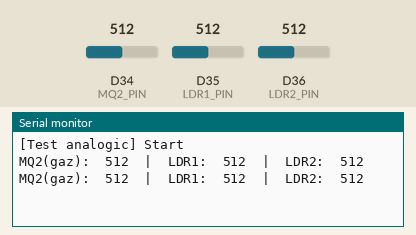
Recording of a sketch running on a simulated Arduino Due. Shown: the last lines printed to the serial monitor. The inputs (shaded band) are chosen by the test bench; at power-on: D34 (MQ2_PIN) = 512, D35 (LDR1_PIN) = 512, D36 (LDR2_PIN) = 512 (analog values on the 0–1023 scale).

Above: at 1.5 s.
1.6 s: D34 (MQ2_PIN) set to 105
At 2.9 s:
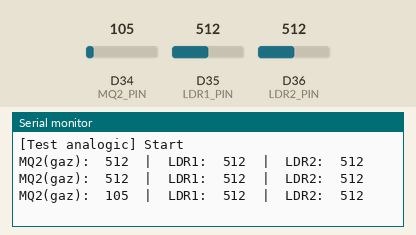
3.1 s: D34 (MQ2_PIN) set to 95
At 4.1 s:
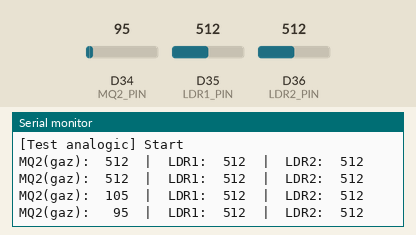
5.8 s: D35 (LDR1_PIN) set to 108
At 6.8 s:
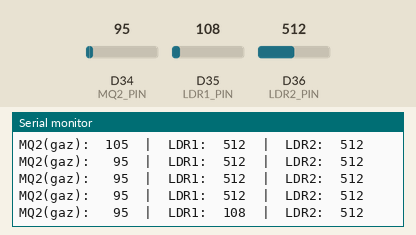
7.3 s: D35 (LDR1_PIN) set to 91
At 8.1 s:
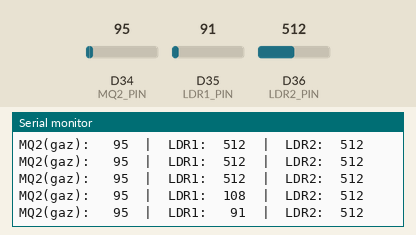
9.8 s: D36 (LDR2_PIN) set to 109
At 11.1 s:
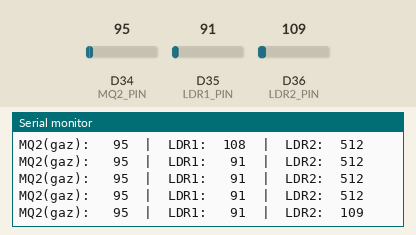
11.3 s: D36 (LDR2_PIN) set to 95
At 11.9 s:
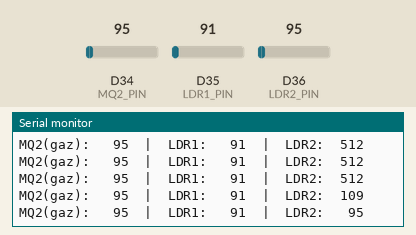

Measured:
- the behaviour switches between 100 and 99 on D34 (MQ2_PIN) (found by bisection; images 1 and 2)
- the behaviour switches between 100 and 99 on D35 (LDR1_PIN) (found by bisection; images 3 and 4)
- the behaviour switches between 100 and 99 on D36 (LDR2_PIN) (found by bisection; images 5 and 6)
- after the input at 1.6 s, the serial monitor: prints a new line after 0.70 s (image 1)
- after the input at 3.1 s, the serial monitor: prints a new line after 0.20 s (image 2)
- after the input at 5.8 s, the serial monitor: prints a new line after 0.50 s (image 3)
- after the input at 7.3 s, the serial monitor: prints a new line at once (image 4)
- after the input at 9.8 s, the serial monitor: prints a new line after 0.51 s (image 5)
- after the input at 11.3 s, the serial monitor: prints a new line at once (image 6)

The sketch:

analog_test.ino
```cpp
/*
 * Test senzori analogici — MQ2 (gaz) + 2 fotorezistoare (LDR).
 * Citește la 1s și afișează valorile ADC (0–1023) în Serial Monitor (115200).
 *
 * Conectare (toate pe ADC1, intrari-only):
 *   MQ2  AO --[10k]--+--[10k]--GND ,  nodul --> D34   (divizor 1/2, AO max 5V)
 *   LDR1: 3V3 --[LDR]--+--[10k]--GND , nodul --> D35
 *   LDR2: 3V3 --[LDR]--+--[10k]--GND , nodul --> VP (GPIO36)
 *
 * Observatii:
 *   - lumina mai multa -> LDR valoare mai mare (sau invers, depinde de cablare)
 *   - apropie o sursa de gaz/bricheta (gaz nears, NEAPRINS) -> MQ2 creste
 */

#define MQ2_PIN   34
#define LDR1_PIN  35
#define LDR2_PIN  36   // VP

void setup() {
  Serial.begin(115200);
  delay(300);
  analogReadResolution(10);   // 0–1023, ca in firmware-ul de proiect
  Serial.println("[Test analogic] Start");
}

void loop() {
  int gas   = analogRead(MQ2_PIN);
  int ldr1  = analogRead(LDR1_PIN);
  int ldr2  = analogRead(LDR2_PIN);

  Serial.printf("MQ2(gaz): %4d  |  LDR1: %4d  |  LDR2: %4d\n", gas, ldr1, ldr2);
  delay(1000);
}
```
